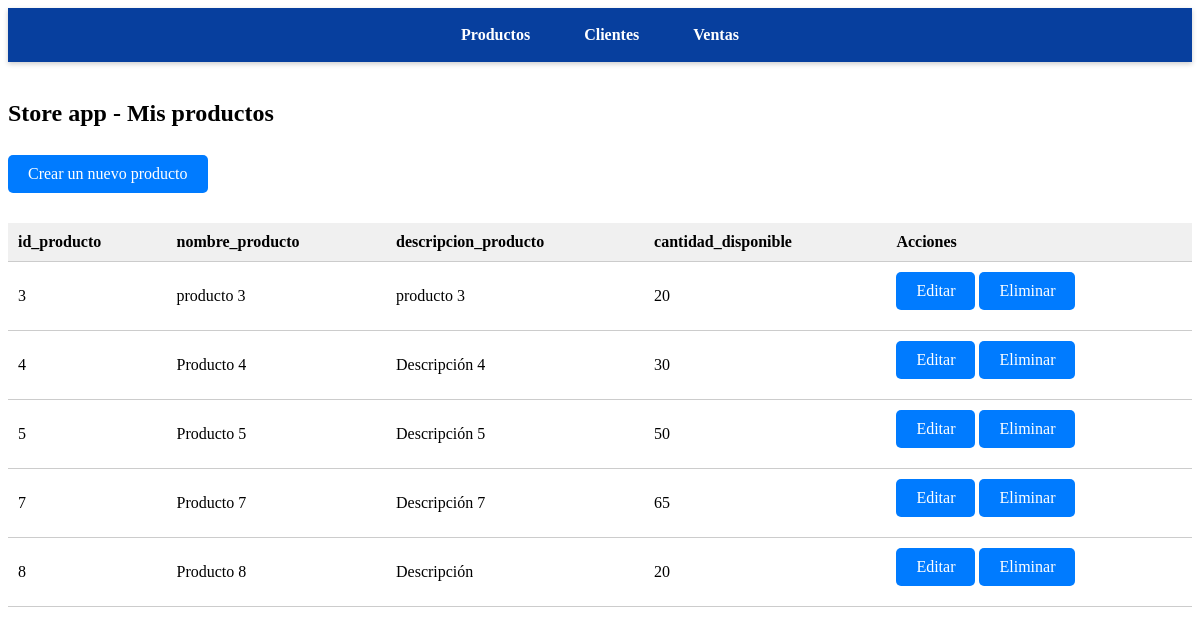
The page / on the database its author committed.
### StoreApp/models.py (models this page shows, shortened)
class Productos(models.Model):
    id_producto = models.BigIntegerField(primary_key=True) #Este será la llave primaria
    nombre_producto = models.CharField(max_length=50) # Se le incluyó un máximo de letras, para que no ingresen nombres muy largos
    descripcion_producto = models.TextField()
    cantidad_disponible = models.IntegerField()

### StoreApp/views.py (the view)
# urls.py: path('', vista_productos),
def vista_productos(request):
    productos_get_list = Productos.objects.all() #Creamos una instancia de ese modelo productos y lo convertimos en un objete, con todos los datos que tiene dentro
    return render(request, 'pagina_productos.html',{'productos':productos_get_list})

### StoreApp/templates/pagina_productos.html (shortened to what this page needs)
{% load static %}
<!DOCTYPE html>
<html lang="en">
<head>
    <link rel="stylesheet" href="{% static 'css/global_paginas.css' %}">
</head>
<body>
    {% include 'componente_navbar.html' %}
    <br>
    <h2>Store app - Mis productos</h2>
    <br>
    <a href="/crear_producto/" class="button">Crear un nuevo producto</a>
    <table>
        <tr>
            <th>id_producto</th>
            <th>nombre_producto</th>
            <th>descripcion_producto</th>
            <th>cantidad_disponible</th>
            <th>Acciones</th>
        </tr>
        {% for item in productos %}
            <tr>
                <td>{{ item.id_producto }}</td>
                <td>{{ item.nombre_producto }}</td>
                <td>{{ item.descripcion_producto }}</td>
                <td>{{ item.cantidad_disponible }}</td>
                <td>
                    <a href="/editar_producto/{{ item.id_producto }}" class="button">Editar</a>
                    <a href="/eliminar_producto/{{ item.id_producto }}" class="button">Eliminar</a>
                </td>
            </tr>
        {% endfor %}
    </table>
</body>
</html>

### StoreApp/static/css/global_paginas.css (style rules this page uses)
table { width: 100%; border-collapse: collapse; margin-top: 20px; }
table th, table td { padding: 10px; text-align: left; border-bottom: 1px solid #ccc; }
table th { background-color: #f0f0f0; font-weight: bold; }
.button { display: inline-block; background-color: #007bff; color: #fff; padding: 10px 20px; text-decoration: none; border-radius: 5px; margin-bottom: 10px; }
h2 { font-size: 24px; font-weight: bold; margin-bottom: 10px; }
a { cursor: pointer; text-decoration: none; color: #007bff; }

### StoreApp/static/css/componente_navbar.css (style rules this page uses)
a { text-decoration: none; }

### rows shown on the page
Productos: id_producto "3", nombre_producto "producto 3", descripcion_producto "producto 3", cantidad_disponible "20"
Productos: id_producto "4", nombre_producto "Producto 4", descripcion_producto "Descripción 4", cantidad_disponible "30"
Productos: id_producto "5", nombre_producto "Producto 5", descripcion_producto "Descripción 5", cantidad_disponible "50"
Productos: id_producto "7", nombre_producto "Producto 7", descripcion_producto "Descripción 7", cantidad_disponible "65"
Productos: id_producto "8", nombre_producto "Producto 8", descripcion_producto "Descripción", cantidad_disponible "20"
